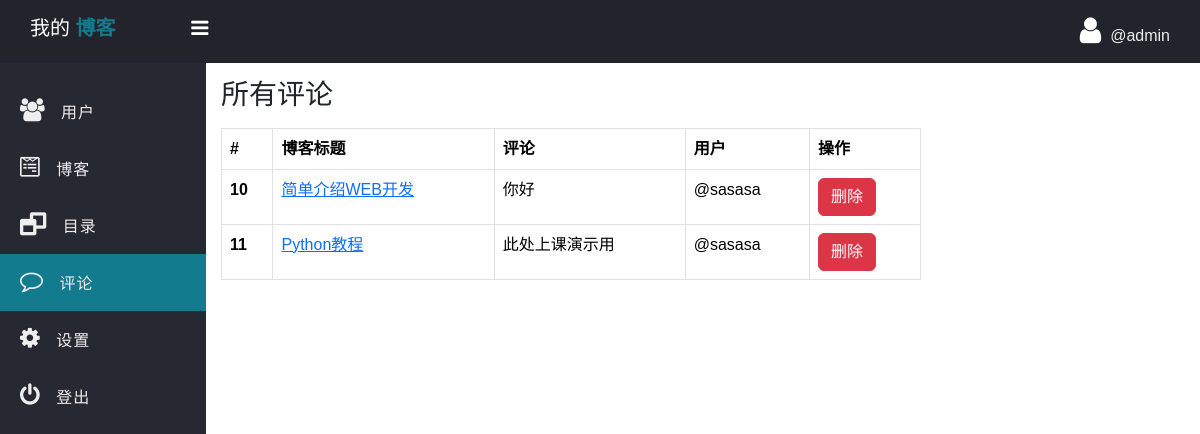
Page /admin/comment.php (signed in) on the committed database.
### tables this page shows
CREATE TABLE `comment` (
  `comment_id` int(11) NOT NULL,
  `comment` varchar(255) NOT NULL,
  `user_id` int(11) NOT NULL,
  `post_id` int(11) NOT NULL,
  `created_at` datetime NOT NULL DEFAULT CURRENT_TIMESTAMP
);

CREATE TABLE `post` (
  `post_id` int(11) NOT NULL,
  `post_title` varchar(127) NOT NULL,
  `post_text` text NOT NULL,
  `category` int(11) DEFAULT '0',
  `publish` int(2) NOT NULL DEFAULT '1',
  `cover_url` varchar(255) NOT NULL DEFAULT 'default.jpg',
  `created_at` datetime NOT NULL DEFAULT CURRENT_TIMESTAMP
);

CREATE TABLE `users` (
  `id` int(11) NOT NULL,
  `fname` varchar(255) NOT NULL,
  `username` varchar(255) NOT NULL,
  `password` varchar(255) NOT NULL
);

### admin/data/comment.php (called while the page is built, shortened)
<?php
function getAllComment($conn) {
    $sql = "SELECT * FROM comment";
    $stmt = $conn->prepare($sql);
    $stmt->execute();
    if ($stmt->rowCount() >= 1) {
        $data = $stmt->fetchAll();
        return $data;
    } else {
        return 0;
    }
}

### admin/data/post.php (called while the page is built, shortened)
<?php
function getByIdDeep($conn, $id) {
    $sql = "SELECT * FROM post WHERE post_id = ?";
    $stmt = $conn->prepare($sql);
    $stmt->execute([$id]);
    if ($stmt->rowCount() >= 1) {
        $data = $stmt->fetch();
        return $data;
    } else {
        return 0;
    }
}
function getUserById($conn, $id) {
    $sql = "SELECT id, fname, username FROM users WHERE id =?";
    $stmt = $conn->prepare($sql);
    $stmt->execute([$id]);
    if ($stmt->rowCount() >= 1) {
        $data = $stmt->fetch();
        return $data;
    } else {
        return 0;
    }
}

### admin/comment.php (the view, shortened to what this page needs)
<?php
if (isset($_SESSION['admin_id']) && isset($_SESSION['username'])) {
    ?>
    <!DOCTYPE html>
    <html lang="zh-CN">
    <head>
        <link rel="stylesheet" href="https://stackpath.bootstrapcdn.com/font-awesome/4.7.0/css/font-awesome.min.css">
        <link href="https://cdn.jsdelivr.net/npm/bootstrap@5.3.3/dist/css/bootstrap.min.css" rel="stylesheet">
        <link rel="stylesheet" href="../css/side-bar.css">
        <link rel="stylesheet" href="../css/style.css">
    </head>
    <body>
    <?php
    include "inc/side-nav.php";
    include_once("data/comment.php");
    include_once("data/post.php");
    include_once("../db_conn.php");
    $comments = getAllComment($conn);
    ?>
    <div class="main-table">
        <h3 class="mb-3">所有评论</h3>
        <?php if ($comments != 0) { ?>
            <table class="table t1 table-bordered">
                <thead>
                <tr>
                    <th scope="col">#</th>
                    <th scope="col">博客标题</th>
                    <th scope="col">评论</th>
                    <th scope="col">用户</th>
                    <th scope="col">操作</th>
                </tr>
                </thead>
                <tbody>
                <?php foreach($comments as $comment) { ?>
                    <tr>
                        <th scope="row"><?=$comment['comment_id'] ?></th>
                        <td>
                            <a href="single_post.php?post_id=<?=$comment['post_id']?>">
                                <?php
                                    $p = getByIdDeep($conn, $comment['post_id']);
                                    echo $p['post_title'];
                                ?>
                            </a>
                        </td>
                        <td>
                            <?=$comment['comment']?>
                        </td>
                        <td>
                            <?php
                            $u = getUserById($conn, $comment['user_id']);
                            echo '@' . $u['username'];
                            ?>
                        </td>
                        <td>
                            <a href="comment-delete.php?comment_id=<?=$comment['comment_id'] ?>" class="btn btn-danger">删除</a>
                        </td>
                    </tr>
                <?php } ?>
                </tbody>
            </table>
        <?php } else { ?>
            <div class="alert alert-warning">
                没有评论！
            </div>
        <?php } ?>
    </div>
    </section>
    </div>
    </body>
    </html>
<?php } else {
    header("Location: ../admin-login.php");
    exit;
} ?>

### css/side-bar.css (style rules this page uses)
* { padding: 0; margin: 0; box-sizing: border-box; font-family: arial, sans-serif; }

### css/style.css (style rules this page uses)
.main-table { width: 90%; max-width: 700px; }

### rows in the picture
comment: comment_id "10", post.post_title "简单介绍WEB开发", comment "你好", user.username "sasasa"
comment: comment_id "11", post.post_title "Python教程", comment "此处上课演示用", user.username "sasasa"

### other values in the picture
$_SESSION['username'] "admin"
